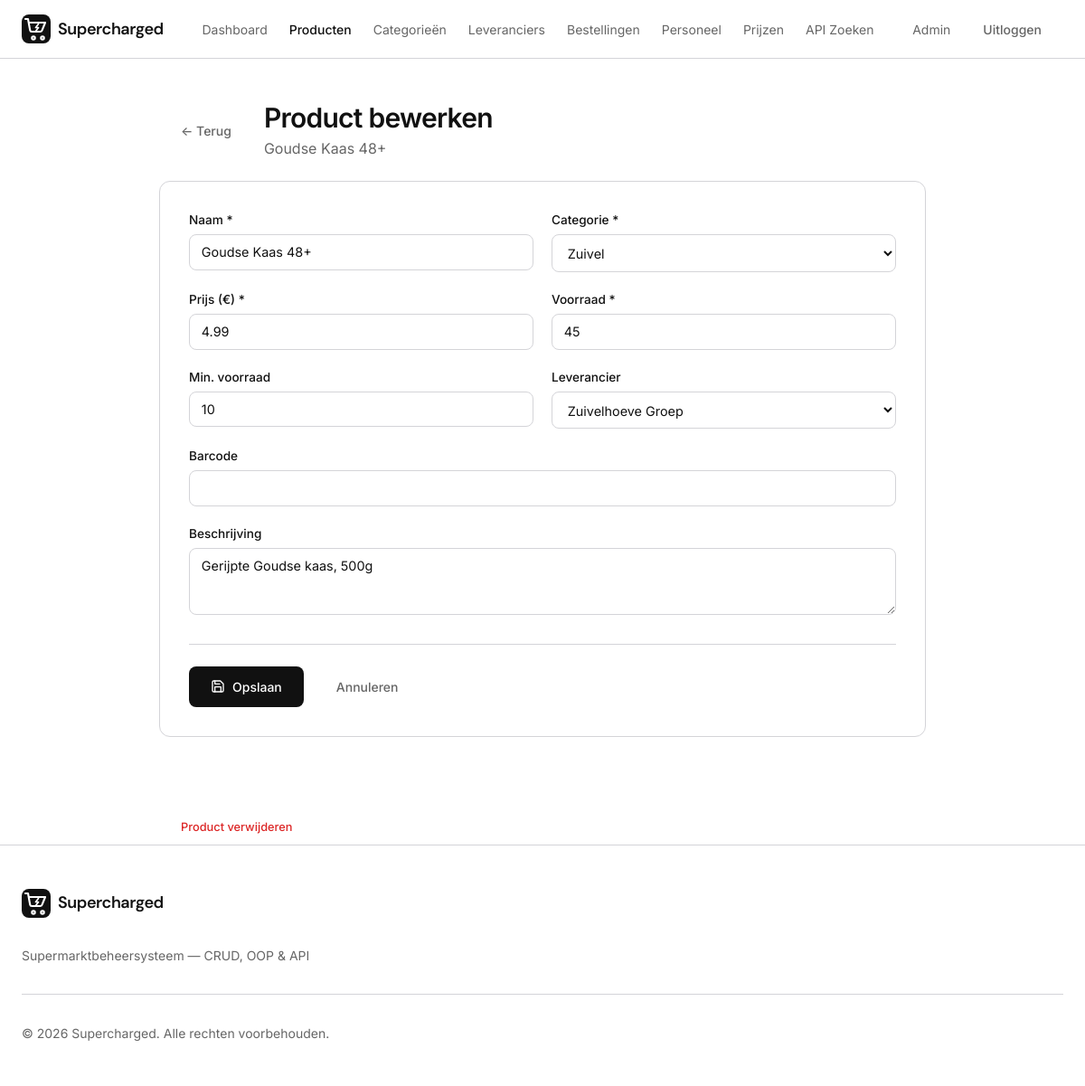
The page /products/edit.php?id=2 (signed in) on the database its author committed.
### tables this page shows
CREATE TABLE products (
  id          INT AUTO_INCREMENT PRIMARY KEY,
  category_id INT NOT NULL,
  supplier_id INT DEFAULT NULL,
  name        VARCHAR(200) NOT NULL,
  description TEXT,
  price       DECIMAL(10,2) NOT NULL DEFAULT 0.00,
  stock       INT NOT NULL DEFAULT 0,
  min_stock   INT NOT NULL DEFAULT 10,
  barcode     VARCHAR(50) DEFAULT NULL,
  image_url   VARCHAR(500) DEFAULT NULL,
  is_active   TINYINT(1) NOT NULL DEFAULT 1,
  created_at  TIMESTAMP DEFAULT CURRENT_TIMESTAMP,
  updated_at  TIMESTAMP DEFAULT CURRENT_TIMESTAMP ON UPDATE CURRENT_TIMESTAMP,
  FOREIGN KEY (category_id) REFERENCES categories(id) ON DELETE RESTRICT,
  FOREIGN KEY (supplier_id) REFERENCES suppliers(id) ON DELETE SET NULL
);

CREATE TABLE categories (
  id          INT AUTO_INCREMENT PRIMARY KEY,
  name        VARCHAR(100) NOT NULL,
  description TEXT,
  created_at  TIMESTAMP DEFAULT CURRENT_TIMESTAMP,
  updated_at  TIMESTAMP DEFAULT CURRENT_TIMESTAMP ON UPDATE CURRENT_TIMESTAMP
);

CREATE TABLE suppliers (
  id             INT AUTO_INCREMENT PRIMARY KEY,
  name           VARCHAR(150) NOT NULL,
  contact_person VARCHAR(100),
  email          VARCHAR(255),
  phone          VARCHAR(50),
  address        TEXT,
  created_at     TIMESTAMP DEFAULT CURRENT_TIMESTAMP,
  updated_at     TIMESTAMP DEFAULT CURRENT_TIMESTAMP ON UPDATE CURRENT_TIMESTAMP
);

### includes/init.php (called while the page is built, shortened)
<?php
spl_autoload_register(function (string $class) {
    $prefix = 'App\\';
    $base   = __DIR__ . '/../src/';
    if (str_starts_with($class, $prefix)) {
        $file = $base . str_replace('\\', '/', substr($class, strlen($prefix))) . '.php';
    }
});
require_once __DIR__ . '/../config/database.php';

### src/Database.php (called while the page is built, shortened)
<?php
class Database
{
    private static ?Database $instance = null;
    private PDO $pdo;
    private function __construct()
    {
        $dsn = sprintf('mysql:host=%s;dbname=%s;charset=%s', DB_HOST, DB_NAME, DB_CHARSET);
        try {
            $this->pdo = new PDO($dsn, DB_USER, DB_PASS, [
                PDO::ATTR_ERRMODE            => PDO::ERRMODE_EXCEPTION,
                PDO::ATTR_DEFAULT_FETCH_MODE => PDO::FETCH_ASSOC,
                PDO::ATTR_EMULATE_PREPARES   => false,
            ]);
        } catch (PDOException $e) {
            error_log('Database connection failed: ' . $e->getMessage());
            throw new RuntimeException('Database niet beschikbaar. Probeer het later opnieuw.');
        }
    }
    public static function getInstance(): self
    {
        if (self::$instance === null) {
            self::$instance = new self();
        }
        return self::$instance;
    }
    public function getConnection(): PDO
    {
        return $this->pdo;
    }
}

### src/Repository/BaseRepository.php (called while the page is built, shortened)
<?php
abstract class BaseRepository
{
    public function __construct()
    {
        $this->pdo = Database::getInstance()->getConnection();
    }
}

### src/Repository/ProductRepository.php (called while the page is built, shortened)
<?php
class ProductRepository extends BaseRepository
{
    public function findById(int $id): ?Product
    {
        $stmt = $this->pdo->prepare(
            'SELECT p.*, c.name AS category_name, s.name AS supplier_name
             FROM products p
             LEFT JOIN categories c ON p.category_id = c.id
             LEFT JOIN suppliers s ON p.supplier_id = s.id
             WHERE p.id = ?'
        );
        $stmt->execute([$id]);
        $row = $stmt->fetch();
        return $row ? $this->hydrate($row) : null;
    }
    private function hydrate(array $row): Product
    {
        $product = new Product($row);
        $product->setIsActive((bool) ($row['is_active'] ?? true));
        if (!empty($row['category_name'])) {
            $category = new Category([
                'id' => $row['category_id'],
                'name' => $row['category_name'],
            ]);
            $product->setCategory($category);
        }
        if (!empty($row['supplier_name'])) {
            $supplier = new Supplier([
                'id' => $row['supplier_id'] ?? 0,
                'name' => $row['supplier_name'],
            ]);
            $product->setSupplier($supplier);
        }
        return $product;
    }
}

### src/Model/Product.php (called while the page is built, shortened)
<?php
class Product
{
    private int $categoryId;
    private ?int $supplierId;
    private string $name;
    private ?string $description;
    private float $price;
    private int $stock;
    private int $minStock;
    private ?string $barcode;
    public function __construct(array $data = [])
    {
        $this->categoryId  = (int) ($data['category_id'] ?? 0);
        $this->supplierId  = isset($data['supplier_id']) ? (int) $data['supplier_id'] : null;
        $this->name        = $data['name'] ?? '';
        $this->description = $data['description'] ?? null;
        $this->price       = (float) ($data['price'] ?? 0);
        $this->stock       = (int) ($data['stock'] ?? 0);
        $this->minStock    = (int) ($data['min_stock'] ?? 10);
        $this->barcode     = $data['barcode'] ?? null;
    }
    public function getCategoryId(): int { return $this->categoryId; }
    public function getSupplierId(): ?int { return $this->supplierId; }
    public function getName(): string { return $this->name; }
    public function getDescription(): ?string { return $this->description; }
    public function getPrice(): float { return $this->price; }
    public function getStock(): int { return $this->stock; }
    public function getMinStock(): int { return $this->minStock; }
    public function getBarcode(): ?string { return $this->barcode; }
}

### src/Repository/CategoryRepository.php (called while the page is built, shortened)
<?php
class CategoryRepository extends BaseRepository
{
    public function findAll(): array
    {
        $stmt = $this->pdo->query('SELECT * FROM categories ORDER BY name');
        $categories = [];
        foreach ($stmt->fetchAll() as $row) {
            $categories[] = new Category($row);
        }
        return $categories;
    }
}

### src/Model/Category.php (called while the page is built, shortened)
<?php
class Category
{
    private int $id;
    private string $name;
    public function __construct(array $data = [])
    {
        $this->id          = (int) ($data['id'] ?? 0);
        $this->name        = $data['name'] ?? '';
    }
    public function getId(): int { return $this->id; }
    public function getName(): string { return $this->name; }
}

### src/Repository/SupplierRepository.php (called while the page is built, shortened)
<?php
class SupplierRepository extends BaseRepository
{
    public function findAll(): array
    {
        $stmt = $this->pdo->query('SELECT * FROM suppliers ORDER BY name');
        $list = [];
        foreach ($stmt->fetchAll() as $row) {
            $list[] = new Supplier($row);
        }
        return $list;
    }
}

### src/Model/Supplier.php (called while the page is built, shortened)
<?php
class Supplier
{
    private int $id;
    private string $name;
    public function __construct(array $data = [])
    {
        $this->id            = (int) ($data['id'] ?? 0);
        $this->name          = $data['name'] ?? '';
    }
    public function getId(): int { return $this->id; }
    public function getName(): string { return $this->name; }
}

### products/edit.php (the view, shortened to what this page needs)
<?php
require_once __DIR__ . '/../includes/init.php';
$productRepo  = new ProductRepository();
$categoryRepo = new CategoryRepository();
$supplierRepo = new SupplierRepository();
$id = (int) ($_GET['id'] ?? 0);
$product = $productRepo->findById($id);
$categories = $categoryRepo->findAll();
$suppliers  = $supplierRepo->findAll();
require_once __DIR__ . '/../includes/header.php';
?>
<div class="max-w-4xl px-6" style="padding-top:2rem;padding-bottom:4rem;">
  <div class="flex items-center gap-3" style="margin-bottom:1.5rem;">
    <a href="/products/index.php" class="btn btn-ghost">&larr; Terug</a>
    <div>
      <h1 class="text-3xl font-semibold tracking-tight">Product bewerken</h1>
      <p class="text-muted-foreground mt-1"><?= htmlspecialchars($product->getName()) ?></p>
    </div>
  </div>
  <form method="POST" class="form-card">
    <div class="form-grid">
      <div class="field">
        <label class="field__label" for="name">Naam *</label>
        <input id="name" name="name" type="text" class="field__input" value="<?= htmlspecialchars($_POST['name'] ?? $product->getName()) ?>" required>
      </div>
      <div class="field">
        <label class="field__label" for="category_id">Categorie *</label>
        <select id="category_id" name="category_id" class="field__input" required>
          <?php foreach ($categories as $cat): ?>
            <option value="<?= $cat->getId() ?>" <?= ($_POST['category_id'] ?? $product->getCategoryId()) == $cat->getId() ? 'selected' : '' ?>><?= htmlspecialchars($cat->getName()) ?></option>
          <?php endforeach; ?>
        </select>
      </div>
      <div class="field">
        <label class="field__label" for="price">Prijs (&euro;) *</label>
        <input id="price" name="price" type="number" step="0.01" min="0" class="field__input" value="<?= htmlspecialchars($_POST['price'] ?? $product->getPrice()) ?>" required>
      </div>
      <div class="field">
        <label class="field__label" for="stock">Voorraad *</label>
        <input id="stock" name="stock" type="number" min="0" class="field__input" value="<?= htmlspecialchars($_POST['stock'] ?? $product->getStock()) ?>" required>
      </div>
      <div class="field">
        <label class="field__label" for="min_stock">Min. voorraad</label>
        <input id="min_stock" name="min_stock" type="number" min="0" class="field__input" value="<?= htmlspecialchars($_POST['min_stock'] ?? $product->getMinStock()) ?>">
      </div>
      <div class="field">
        <label class="field__label" for="supplier_id">Leverancier</label>
        <select id="supplier_id" name="supplier_id" class="field__input">
          <?php foreach ($suppliers as $s): ?>
            <option value="<?= $s->getId() ?>" <?= ($_POST['supplier_id'] ?? $product->getSupplierId()) == $s->getId() ? 'selected' : '' ?>><?= htmlspecialchars($s->getName()) ?></option>
          <?php endforeach; ?>
        </select>
      </div>
      <div class="field" style="grid-column:1/-1;">
        <label class="field__label" for="barcode">Barcode</label>
        <input id="barcode" name="barcode" type="text" class="field__input" value="<?= htmlspecialchars($_POST['barcode'] ?? $product->getBarcode() ?? '') ?>">
      </div>
      <div class="field" style="grid-column:1/-1;">
        <label class="field__label" for="description">Beschrijving</label>
        <textarea id="description" name="description" class="field__input" rows="3"><?= htmlspecialchars($_POST['description'] ?? $product->getDescription() ?? '') ?></textarea>
      </div>
    </div>
    <div class="form-actions">
      <button type="submit" class="btn btn-primary">
        <svg width="16" height="16" viewBox="0 0 24 24" fill="none" stroke="currentColor" stroke-width="2" stroke-linecap="round" stroke-linejoin="round"><path d="M19 21H5a2 2 0 0 1-2-2V5a2 2 0 0 1 2-2h11l5 5v11a2 2 0 0 1-2 2z"/><polyline points="17 21 17 13 7 13 7 21"/><polyline points="7 3 7 8 15 8"/></svg>
        Opslaan
      </button>
      <a href="/products/index.php" class="btn btn-ghost">Annuleren</a>
    </div>
  </form>
</div>
<form method="POST" action="/products/delete.php" onsubmit="return confirm('Product \'<?= htmlspecialchars($product->getName()) ?>\' verwijderen?');">
  <div style="max-width:56rem;margin:1rem auto 0;padding:0 1.5rem;">
    <button type="submit" class="btn btn-ghost" style="color:var(--destructive);font-size:0.8rem;">Product verwijderen</button>
  </div>
</form>
<?php require_once __DIR__ . '/../includes/footer.php'; ?>

### style.css (style rules this page uses)
:root { --background: #ffffff; --foreground: #111111; --card: #fafafa; --card-foreground: #111111; --primary: #3366ff; --primary-foreground: #ffffff; --secondary: #f4f4f5; --secondary-foreground: #111111; --muted: #e8e8ea; --muted-foreground: #666666; --accent: #3366ff; --accent-foreground: #ffffff; --destructive: #dc2626; --destructive-foreground: #ffffff; --border: #d4d4d8; --input: #e4e4e7; --ring: #3366ff; --radius: 0.5rem; --sidebar: #fafafa; --sidebar-foreground: #111111; --sidebar-border: #d4d4d8; --font-sans: "Inter", system-ui, -apple-system, sans-serif; --font-heading: "DM Sans", "Inter", system-ui, -apple-system, sans-serif; }
*, *::before, *::after { box-sizing: border-box; margin: 0; padding: 0; }
html { scroll-behavior: smooth; -webkit-font-smoothing: antialiased; -moz-osx-font-smoothing: grayscale; }
body { font-family: var(--font-sans); background-color: var(--background); color: var(--foreground); line-height: 1.5; min-height: 100vh; }
a { color: inherit; text-decoration: none; }
button { cursor: pointer; font-family: inherit; border: none; background: none; }
input { font-family: inherit; }
.max-w-4xl { max-width: 56rem; margin-left: auto; margin-right: auto; }
.flex { display: flex; }
.items-center { align-items: center; }
.gap-3 { gap: 0.75rem; }
.px-6 { padding-left: 1.5rem; padding-right: 1.5rem; }
.mt-1 { margin-top: 0.25rem; }
.font-semibold { font-weight: 600; }
.text-3xl { font-size: 1.875rem; line-height: 2.25rem; }
.tracking-tight { letter-spacing: -0.025em; }
.text-muted-foreground { color: var(--muted-foreground); }
.btn { display: inline-flex; align-items: center; gap: 0.5rem; padding: 0.75rem 1.5rem; border-radius: var(--radius); font-weight: 500; font-size: 0.875rem; transition: all 0.2s; border: none; cursor: pointer; font-family: inherit; }
.btn-primary { background-color: var(--foreground); color: var(--background); }
.btn-ghost { background: transparent; color: var(--muted-foreground); }
.form-card, .card-form { background: var(--background); border: 1px solid var(--border); border-radius: calc(var(--radius) + 0.25rem); padding: 2rem; }
.form-grid { display: grid; grid-template-columns: 1fr 1fr; gap: 1.25rem; }
.field { display: flex; flex-direction: column; gap: 0.35rem; }
.field__label { font-size: 0.85rem; font-weight: 500; color: var(--foreground); }
.field__input { width: 100%; padding: 0.65rem 0.8rem; border-radius: var(--radius); border: 1px solid var(--border); background: var(--background); color: var(--foreground); font-size: 0.9rem; outline: none; transition: border-color 0.15s; font-family: inherit; }
.field__input::placeholder { color: var(--muted-foreground); opacity: 0.6; }
textarea.field__input { resize: vertical; }
select.field__input { cursor: pointer; }
.form-actions { display: flex; gap: 0.75rem; margin-top: 2rem; padding-top: 1.5rem; border-top: 1px solid var(--border); }

### rows shown on the page
products: name "Goudse Kaas 48+", category_id "Zuivel", price "4.99", stock "45", min_stock "10", supplier_id "Zuivelhoeve Groep", description "Gerijpte Goudse kaas, 500g"

### other values the page prints
APP_NAME "Supercharged"
$displayName "Admin"
